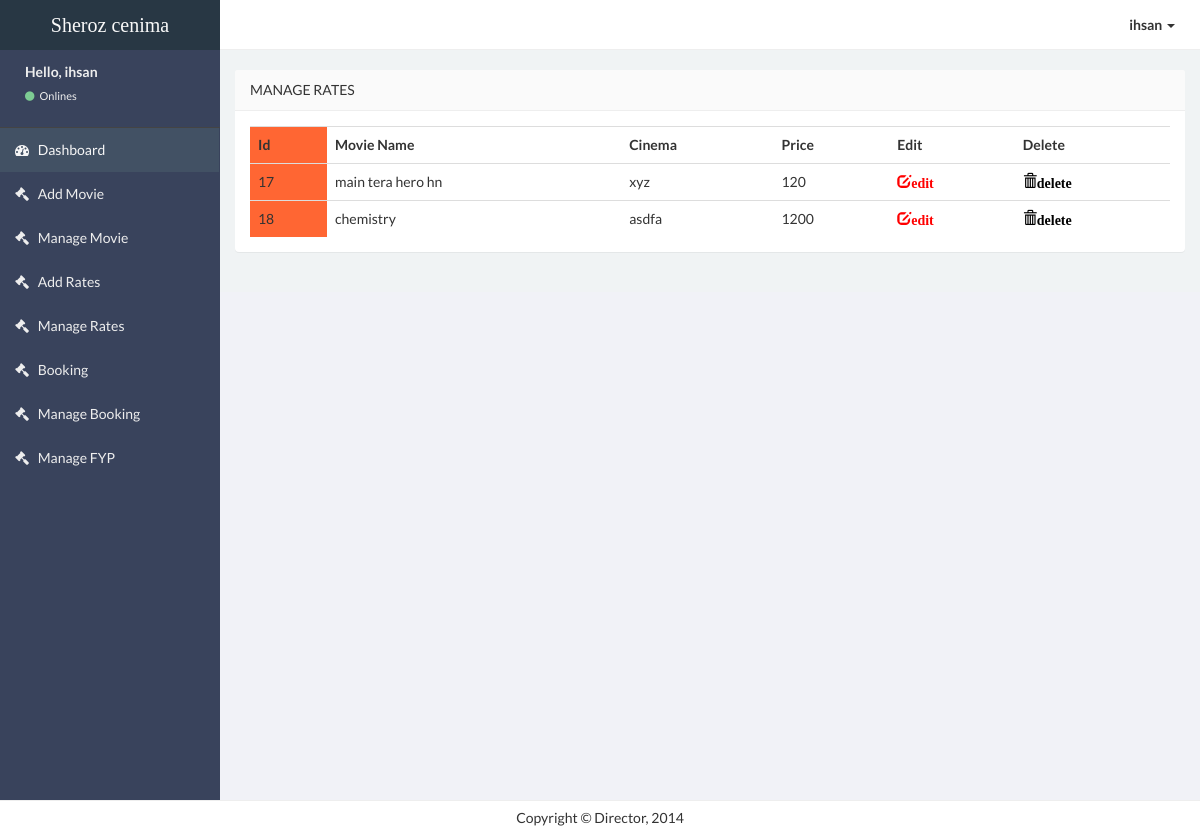
Page /admin/Director-free/manage_sub_catagory.php (signed in) on the committed database.
### tables this page shows
CREATE TABLE `sub_catagories` (
  `id` int(11) NOT NULL,
  `movie_name` varchar(100) NOT NULL,
  `cinema` varchar(100) NOT NULL,
  `price` varchar(50) NOT NULL
);

### admin/Director-free/connection.php (called while the page is built, shortened)
<?php
$con = mysqli_connect("localhost" , "root" , "" , "php_ticketbooking");
$userid = $_SESSION['id'];
$selectuser = "select * from login where id = '$userid'";
$runuser = mysqli_query($con,$selectuser);
$datauser = mysqli_fetch_array($runuser);
?>

### admin/Director-free/manage_sub_catagory.php (the view, shortened to what this page needs)
<?php include "connection.php" ?>
<!DOCTYPE html>
<html>
<?php include "head.php" ?>
<body class="skin-black">
    <?php include "navbar.php" ?>
    <?php include "sidebar.php" ?>
    <aside class="right-side">
        <section class="content">
            <div class="row">
                <div class="col-lg-12">
                    <section class="panel">
                        <header class="panel-heading">
                            Manage Rates
                        </header>
                        <?php
                        $select = "select * from sub_catagories";
                        $res = mysqli_query($con, $select);
                        ?>
                        <div class="panel-body table-responsive">
                            <table class="table table-hover">
                                <tr>
                                    <th style="background-color:#F63;">Id</th>
                                    <th>Movie Name</th>
                                    <th>Cinema</th>
                                    <th>Price</th>
                                    <th>Edit</th>
                                    <th>Delete</th>
                                </tr>
                                <tr>
                                    <?php
                                    while ($data = mysqli_fetch_array($res)) {
                                    ?> <td style="background-color:#F63;"><?php echo $data['id']; ?></td>
                                        <td><?php echo $data['movie_name']; ?></td>
                                        <td><?php echo $data['cinema']; ?></td>
                                        <td><?php echo $data['price']; ?></td>
                                        <td><a href="edit_sub_catagory.php?uid=<?php echo $data['id']; ?>">
                                                <span class="glyphicon glyphicon-edit" style="color:#F00"><strong>edit</strong></span>
                                            </a></td>
                                        <td><a href="delete_sub_catagory.php?uid=<?php echo $data['id']; ?>"><span class="glyphicon                               glyphicon-trash" style="color:#000"><strong>delete</strong></span></a></td>
                                </tr>
                            <?php
                                    }
                            ?>
                            </table>
                        </div>
                </div>
        </section>
        </div>
    <div class="footer-main">
        Copyright &copy Director, 2014
    </div>
</body>
</html>

### admin/Director-free/navbar.php (shortened to what this page needs)
<header class="header">
    <a href="index.php" class="logo">
        Sheroz cenima
    </a>
    <nav class="navbar navbar-static-top" role="navigation">
        <div class="navbar-right">
            <ul class="nav navbar-nav">
                <li class="dropdown user user-menu">
                    <a href="#" class="dropdown-toggle" data-toggle="dropdown">
                        <span><?php echo $datauser['username']; ?> <i class="caret"></i></span>
                    </a>
                </li>
            </ul>
        </div>
    </nav>
</header>

### admin/Director-free/sidebar.php (shortened to what this page needs)
<div class="wrapper row-offcanvas row-offcanvas-left">
    <aside class="left-side sidebar-offcanvas">
        <section class="sidebar">
            <div class="user-panel">
                <div class="pull-left info">
                    <p>Hello, <?php echo $datauser['username']; ?></p>
                    <a href="#"><i class="fa fa-circle text-success"></i> Onlines</a>
                </div>
            </div>
            <ul class="sidebar-menu">
                <li class="active">
                    <a href="index.php">
                        <i class="fa fa-dashboard"></i> <span>Dashboard</span>
                    </a>
                </li>
                <li>
                    <a href="add_catagory.php">
                        <i class="fa fa-gavel"></i> <span>Add Movie</span>
                    </a>
                </li>
                <li>
                    <a href="manage_catagory.php">
                        <i class="fa fa-gavel"></i> <span>Manage Movie</span>
                    </a>
                </li>
                <li>
                    <a href="add_sub_catagory.php">
                        <i class="fa fa-gavel"></i> <span>Add Rates</span>
                    </a>
                </li>
                <li>
                    <a href="manage_sub_catagory.php">
                        <i class="fa fa-gavel"></i> <span>Manage Rates</span>
                    </a>
                </li>
                <li>
                    <a href="add_product.php">
                        <i class="fa fa-gavel"></i> <span>Booking</span>
                    </a>
                </li>
                <li>
                    <a href="manage_product.php">
                        <i class="fa fa-gavel"></i> <span>Manage Booking</span>
                    </a>
                </li>
                <li>
                    <a href="testing.php">
                        <i class="fa fa-gavel"></i> <span>Manage FYP</span>
                    </a>
                </li>
            </ul>
        </section>
    </aside>

### rows in the picture
sub_catagories: id "17", movie_name "main tera hero hn", cinema "xyz", price "120"
sub_catagories: id "18", movie_name "chemistry", cinema "asdfa", price "1200"

### other values in the picture
$datauser['username'] "ihsan"
